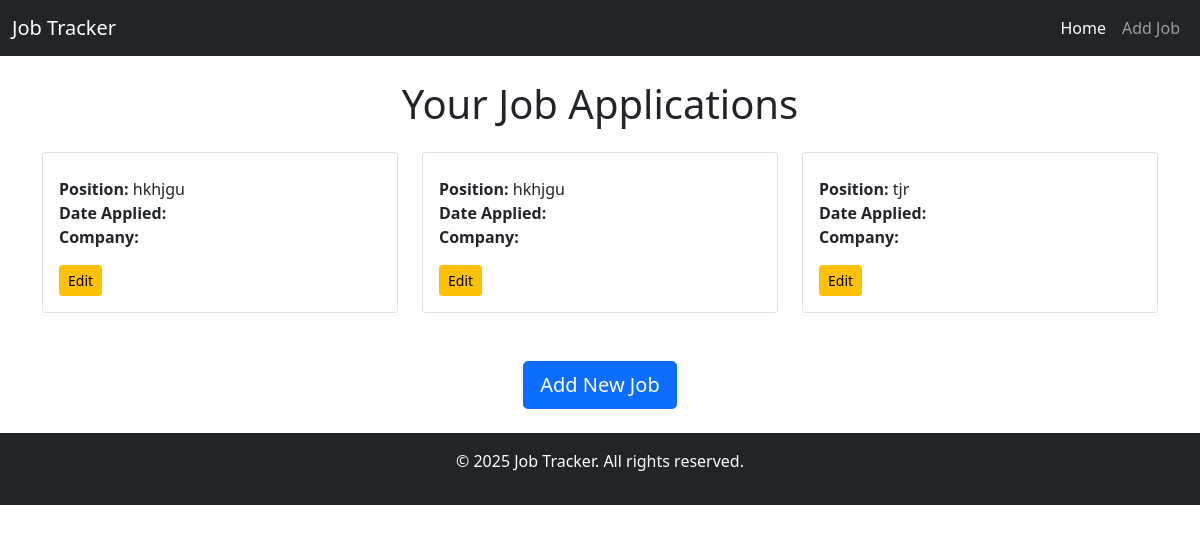
Before: / with the older database file.
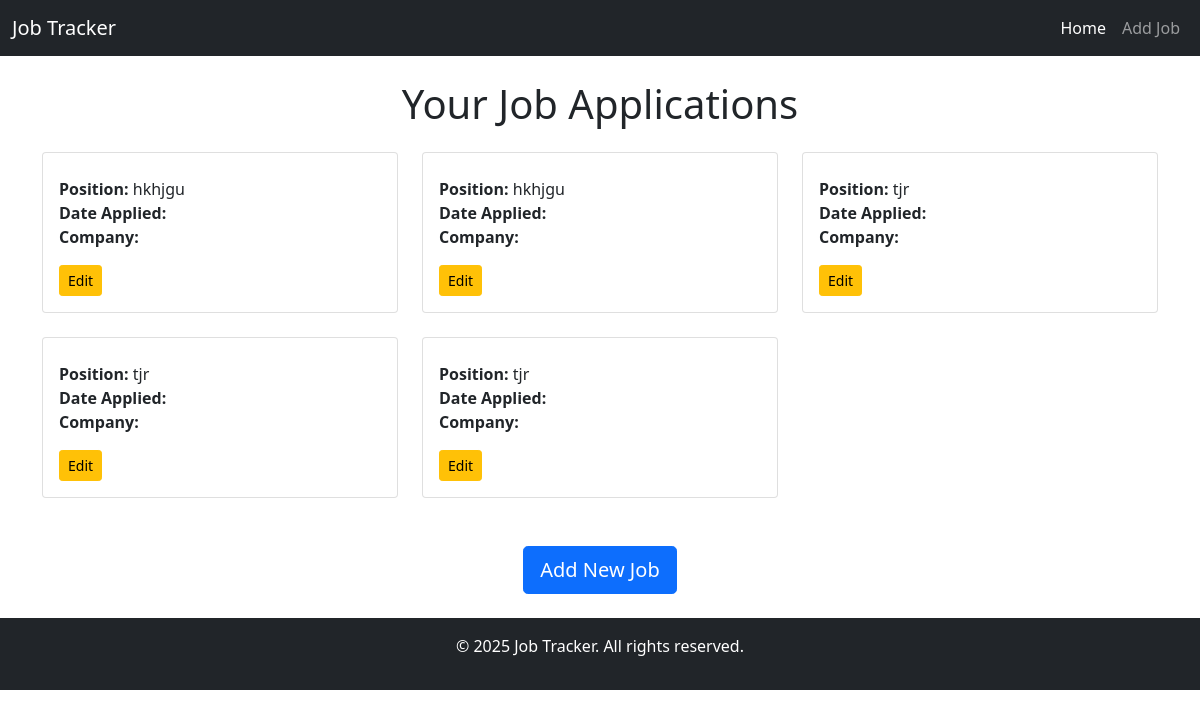
After: the same page with the newer database file.
### tracker/models.py (models this page shows)
class JobApplication(models.Model):
    company_name = models.CharField(max_length=100)
    position = models.CharField(max_length=100)
    date_applied = models.DateField()
    status=models.CharField(max_length=100,choices=[
    ('Applied','Applied'),
    ('Interview','Interview'),
    ('Offer','Offer'),
    ('Rejected','Rejected'),
])

### tracker/views.py (the view)
# urls.py: 2. Add a URL to urlpatterns:  path('', views.home, name='home')
def home(request):
   jobs=JobApplication.objects.all()
   return render(request,'tracker/home.html',{'jobs':jobs})

### tracker/templates/tracker/home.html (shortened to what this page needs)
{% extends 'base_generic.html' %}
{% block content %}
    <h1 class="text-center mb-4">Your Job Applications</h1>
    <div class="row">
        {% for job in jobs %}
            <div class="col-md-4 mb-4">
                <div class="card">
                    <div class="card-body">
                        <p class="card-text">
                            <strong>Position:</strong> {{ job.position }} <br>
                            <strong>Date Applied:</strong> {{ job.application_date }} <br>
                            <strong>Company:</strong> {{ job.company }} <br>
                        </p>
                        <a href="{% url 'edit_job' job.id %}" class="btn btn-warning btn-sm">Edit</a>
                    </div>
                </div>
            </div>
        {% endfor %}
    </div>
    <div class="text-center mt-4">
        <a href="{% url 'add_job' %}" class="btn btn-primary btn-lg">Add New Job</a>
    </div>
{% endblock %}

### tracker/templates/base_generic.html (shortened to what this page needs)
<!DOCTYPE html>
<html lang="en">
<head>
    <link href="https://cdn.jsdelivr.net/npm/bootstrap@5.1.3/dist/css/bootstrap.min.css" rel="stylesheet">
</head>
<body>
    <nav class="navbar navbar-expand-lg navbar-dark bg-dark">
        <div class="container-fluid">
            <a class="navbar-brand" href="/">Job Tracker</a>
            <div class="collapse navbar-collapse" id="navbarNav">
                <ul class="navbar-nav ms-auto">
                    <li class="nav-item">
                        <a class="nav-link active" href="/">Home</a>
                    </li>
                    <li class="nav-item">
                        <a class="nav-link" href="{% url 'add_job' %}">Add Job</a>
                    </li>
                </ul>
            </div>
        </div>
    </nav>
    <div class="container mt-4">
        {% block content %}
        {% endblock %}
    </div>
    <footer class="bg-dark text-white text-center py-3 mt-4">
        <p>&copy; 2025 Job Tracker. All rights reserved.</p>
    </footer>
</body>
</html>

Changed rows visible on the page:
added JobApplication: position "tjr"
added JobApplication: position "tjr"
